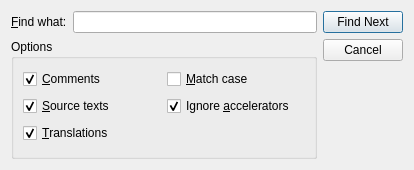
<ui version="4.0" >
<comment>
* Copyright (C) 2016 The Qt Company Ltd.
* SPDX-License-Identifier: LicenseRef-Qt-Commercial OR GPL-3.0-only
</comment>
 <class>FindDialog</class>
 <widget class="QDialog" name="FindDialog" >
  <property name="geometry" >
   <rect>
    <x>0</x>
    <y>0</y>
    <width>414</width>
    <height>170</height>
   </rect>
  </property>
  <property name="sizePolicy" >
   <sizepolicy vsizetype="Maximum" hsizetype="Preferred" >
    <horstretch>0</horstretch>
    <verstretch>0</verstretch>
   </sizepolicy>
  </property>
  <property name="windowTitle" >
   <string>Find</string>
  </property>
  <property name="whatsThis" >
   <string>This window allows you to search for some text in the translation source file.</string>
  </property>
  <layout class="QHBoxLayout" >
   <property name="spacing" >
    <number>6</number>
   </property>
   <property name="margin" >
    <number>11</number>
   </property>
   <item>
    <layout class="QVBoxLayout" >
     <property name="spacing" >
      <number>6</number>
     </property>
     <property name="margin" >
      <number>0</number>
     </property>
     <item>
      <layout class="QHBoxLayout" >
       <property name="spacing" >
        <number>6</number>
       </property>
       <property name="margin" >
        <number>0</number>
       </property>
       <item>
        <widget class="QLabel" name="findWhat" >
         <property name="text" >
          <string>&amp;Find what:</string>
         </property>
         <property name="buddy" >
          <cstring>led</cstring>
         </property>
        </widget>
       </item>
       <item>
        <widget class="QLineEdit" name="led" >
         <property name="whatsThis" >
          <string>Type in the text to search for.</string>
         </property>
        </widget>
       </item>
      </layout>
     </item>
     <item>
      <widget class="QGroupBox" name="groupBox" >
       <property name="title" >
        <string>Options</string>
       </property>
       <layout class="QGridLayout" >
        <property name="margin" >
         <number>9</number>
        </property>
        <property name="spacing" >
         <number>6</number>
        </property>
        <item row="1" column="0" >
         <widget class="QCheckBox" name="sourceText" >
          <property name="whatsThis" >
           <string>Source texts are searched when checked.</string>
          </property>
          <property name="text" >
           <string>&amp;Source texts</string>
          </property>
          <property name="checked" >
           <bool>true</bool>
          </property>
         </widget>
        </item>
        <item row="2" column="0" >
         <widget class="QCheckBox" name="translations" >
          <property name="whatsThis" >
           <string>Translations are searched when checked.</string>
          </property>
          <property name="text" >
           <string>&amp;Translations</string>
          </property>
          <property name="checked" >
           <bool>true</bool>
          </property>
         </widget>
        </item>
        <item row="0" column="1" >
         <widget class="QCheckBox" name="matchCase" >
          <property name="whatsThis" >
           <string>Texts such as 'TeX' and 'tex' are considered as different when checked.</string>
          </property>
          <property name="text" >
           <string>&amp;Match case</string>
          </property>
         </widget>
        </item>
        <item row="0" column="0" >
         <widget class="QCheckBox" name="comments" >
          <property name="whatsThis" >
           <string>Comments and contexts are searched when checked.</string>
          </property>
          <property name="text" >
           <string>&amp;Comments</string>
          </property>
          <property name="checked" >
           <bool>true</bool>
          </property>
         </widget>
        </item>
        <item row="1" column="1" >
         <widget class="QCheckBox" name="ignoreAccelerators" >
          <property name="text" >
           <string>Ignore &amp;accelerators</string>
          </property>
          <property name="checked" >
           <bool>true</bool>
          </property>
         </widget>
        </item>
       </layout>
      </widget>
     </item>
    </layout>
   </item>
   <item>
    <layout class="QVBoxLayout" >
     <property name="spacing" >
      <number>6</number>
     </property>
     <property name="margin" >
      <number>0</number>
     </property>
     <item>
      <widget class="QPushButton" name="findNxt" >
       <property name="whatsThis" >
        <string>Click here to find the next occurrence of the text you typed in.</string>
       </property>
       <property name="text" >
        <string>Find Next</string>
       </property>
       <property name="default" >
        <bool>true</bool>
       </property>
       <property name="flat" >
        <bool>false</bool>
       </property>
      </widget>
     </item>
     <item>
      <widget class="QPushButton" name="cancel" >
       <property name="whatsThis" >
        <string>Click here to close this window.</string>
       </property>
       <property name="text" >
        <string>Cancel</string>
       </property>
      </widget>
     </item>
     <item>
      <spacer>
       <property name="orientation" >
        <enum>Qt::Vertical</enum>
       </property>
       <property name="sizeType" >
        <enum>QSizePolicy::Policy::Expanding</enum>
       </property>
       <property name="sizeHint" stdset="0" >
        <size>
         <width>20</width>
         <height>51</height>
        </size>
       </property>
      </spacer>
     </item>
    </layout>
   </item>
  </layout>
 </widget>
 <layoutdefault spacing="6" margin="11" />
 <tabstops>
  <tabstop>led</tabstop>
  <tabstop>findNxt</tabstop>
  <tabstop>cancel</tabstop>
  <tabstop>comments</tabstop>
  <tabstop>sourceText</tabstop>
  <tabstop>translations</tabstop>
  <tabstop>matchCase</tabstop>
 </tabstops>
 <resources/>
 <connections>
  <connection>
   <sender>cancel</sender>
   <signal>clicked()</signal>
   <receiver>FindDialog</receiver>
   <slot>reject()</slot>
   <hints>
    <hint type="sourcelabel" >
     <x>372</x>
     <y>58</y>
    </hint>
    <hint type="destinationlabel" >
     <x>373</x>
     <y>109</y>
    </hint>
   </hints>
  </connection>
 </connections>
</ui>
